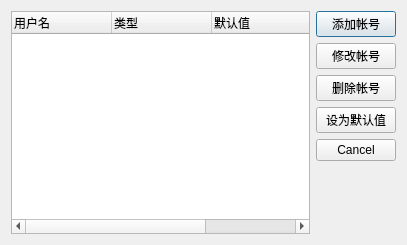
<?xml version="1.0" encoding="UTF-8"?>
<ui version="4.0">
 <class>AccountDialog</class>
 <widget class="QDialog" name="AccountDialog">
  <property name="geometry">
   <rect>
    <x>0</x>
    <y>0</y>
    <width>407</width>
    <height>245</height>
   </rect>
  </property>
  <property name="windowTitle">
   <string>帐号管理</string>
  </property>
  <property name="modal">
   <bool>true</bool>
  </property>
  <layout class="QHBoxLayout" name="horizontalLayout">
   <item>
    <widget class="QTreeWidget" name="treeWidget">
     <property name="sizePolicy">
      <sizepolicy hsizetype="Expanding" vsizetype="Expanding">
       <horstretch>0</horstretch>
       <verstretch>0</verstretch>
      </sizepolicy>
     </property>
     <property name="frameShape">
      <enum>QFrame::StyledPanel</enum>
     </property>
     <property name="autoScroll">
      <bool>true</bool>
     </property>
     <property name="verticalScrollMode">
      <enum>QAbstractItemView::ScrollPerPixel</enum>
     </property>
     <property name="horizontalScrollMode">
      <enum>QAbstractItemView::ScrollPerItem</enum>
     </property>
     <property name="indentation">
      <number>0</number>
     </property>
     <property name="uniformRowHeights">
      <bool>true</bool>
     </property>
     <property name="animated">
      <bool>false</bool>
     </property>
     <property name="wordWrap">
      <bool>false</bool>
     </property>
     <property name="headerHidden">
      <bool>false</bool>
     </property>
     <attribute name="headerVisible">
      <bool>true</bool>
     </attribute>
     <attribute name="headerCascadingSectionResizes">
      <bool>true</bool>
     </attribute>
     <attribute name="headerDefaultSectionSize">
      <number>100</number>
     </attribute>
     <attribute name="headerHighlightSections">
      <bool>false</bool>
     </attribute>
     <attribute name="headerShowSortIndicator" stdset="0">
      <bool>false</bool>
     </attribute>
     <attribute name="headerCascadingSectionResizes">
      <bool>true</bool>
     </attribute>
     <attribute name="headerDefaultSectionSize">
      <number>100</number>
     </attribute>
     <attribute name="headerVisible">
      <bool>true</bool>
     </attribute>
     <attribute name="headerShowSortIndicator" stdset="0">
      <bool>false</bool>
     </attribute>
     <attribute name="headerHighlightSections">
      <bool>false</bool>
     </attribute>
     <column>
      <property name="text">
       <string>用户名</string>
      </property>
     </column>
     <column>
      <property name="text">
       <string>类型</string>
      </property>
     </column>
     <column>
      <property name="text">
       <string>默认值</string>
      </property>
     </column>
    </widget>
   </item>
   <item>
    <layout class="QVBoxLayout" name="verticalLayout_2">
     <item>
      <widget class="QPushButton" name="pushButton_add">
       <property name="text">
        <string>添加帐号</string>
       </property>
      </widget>
     </item>
     <item>
      <widget class="QPushButton" name="pushButton_edit">
       <property name="text">
        <string>修改帐号</string>
       </property>
      </widget>
     </item>
     <item>
      <widget class="QPushButton" name="pushButton_delete">
       <property name="text">
        <string>删除帐号</string>
       </property>
      </widget>
     </item>
     <item>
      <widget class="QPushButton" name="pushButton_setDefault">
       <property name="text">
        <string>设为默认值</string>
       </property>
      </widget>
     </item>
     <item>
      <widget class="QDialogButtonBox" name="buttonBox">
       <property name="orientation">
        <enum>Qt::Vertical</enum>
       </property>
       <property name="standardButtons">
        <set>QDialogButtonBox::Cancel</set>
       </property>
      </widget>
     </item>
    </layout>
   </item>
  </layout>
 </widget>
 <resources/>
 <connections>
  <connection>
   <sender>buttonBox</sender>
   <signal>clicked(QAbstractButton*)</signal>
   <receiver>AccountDialog</receiver>
   <slot>close()</slot>
   <hints>
    <hint type="sourcelabel">
     <x>341</x>
     <y>133</y>
    </hint>
    <hint type="destinationlabel">
     <x>201</x>
     <y>295</y>
    </hint>
   </hints>
  </connection>
 </connections>
</ui>
